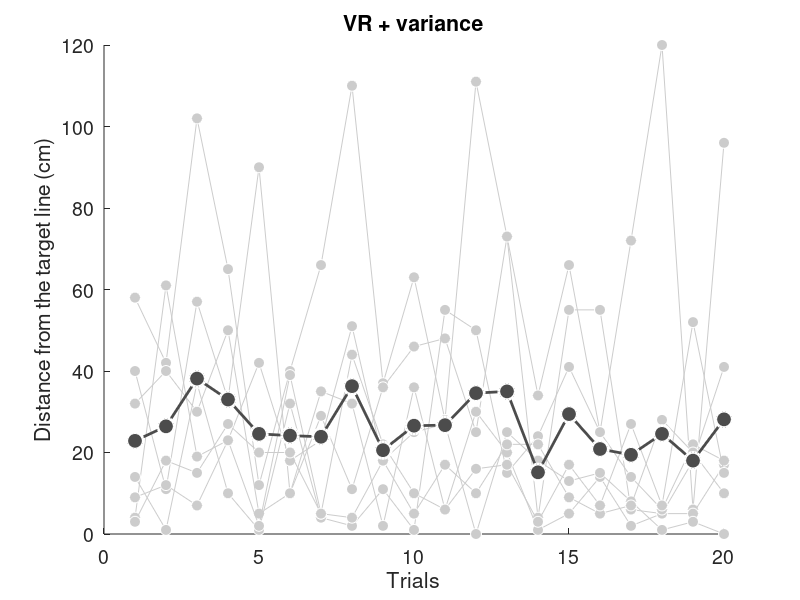

MATLAB code to generate this figure:
load('scores.mat')

VR1_24h_abs = abs(VR1_24h_diff);
VR1_24h_abs_each = mean(VR1_24h_abs, 2);

x = 1:20;


figure('Position', [100 100 700 400]);
ylim([0, 120])
h = gca;
set(h, 'FontSize', 14)

xlabel('Trials')
ylabel('Distance from the target line (cm)')
title('VR + variance')

for i = 1:VR1_number
    hold on
    y = VR1_24h_abs(:,i);
    plot(x, y', '-o', ...
    'MarkerSize', 8, ...
    'MarkerFaceColor', light_gray, ...
    'MarkerEdgeColor', white, ...
    'Color', light_gray)
end

hold on

plot(x, VR1_24h_abs_each', '-o', ...
    'LineWidth', 2, ...
    'MarkerSize', 12, ...
    'MarkerFaceColor', dark_gray, ...
    'MarkerEdgeColor', white, ...
    'Color', dark_gray)

hold off

saveas(gcf,'./data/figures/VR1_24h_test','epsc')
